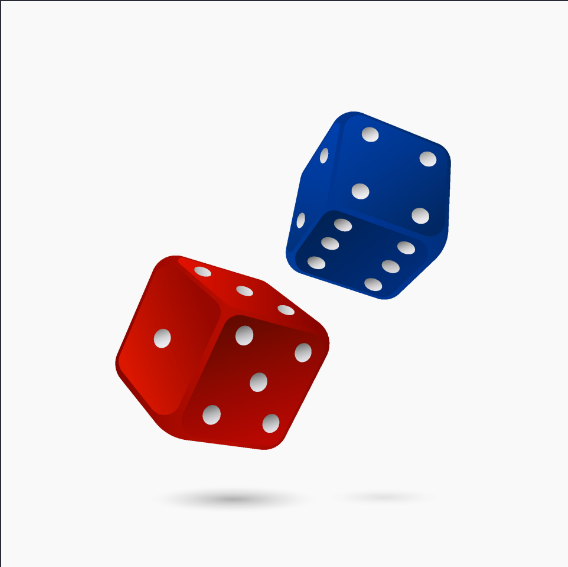
#> input picture Arquivos em Python/AtividadesFaculdade/Manipulando imagens OpenCV/dados.png, 568 x 567 px
$ python index4.py
#> lines starting #> are read from the running program, lines starting #| are printed output that depends on the picture
import cv2

imagem = cv2.imread('./dados.png', cv2.COLOR_GRAY2BGR)
#> imagem is the input picture: shape (567, 568, 4); mean B, G, R, A 218.3, 213.9, 223.8, 255

bordas = cv2.Canny(imagem, 100, 200)
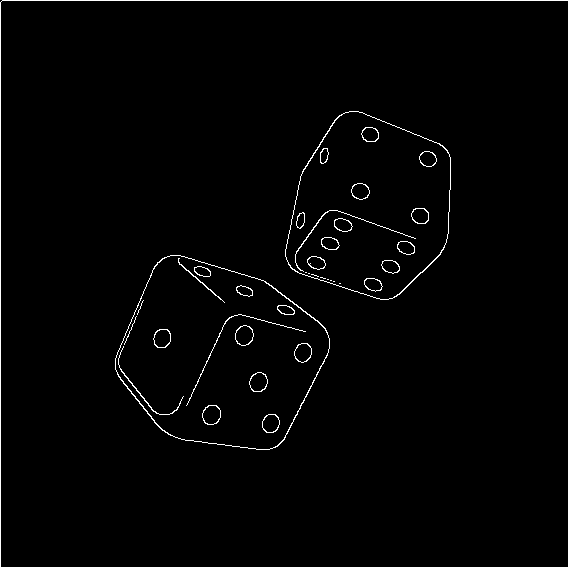
#> bordas: shape (567, 568); 1.3% white in thin lines or dots
cv2.imshow('Deteccao de Bordas', bordas)
cv2.waitKey(0)
cv2.destroyAllWindows()
